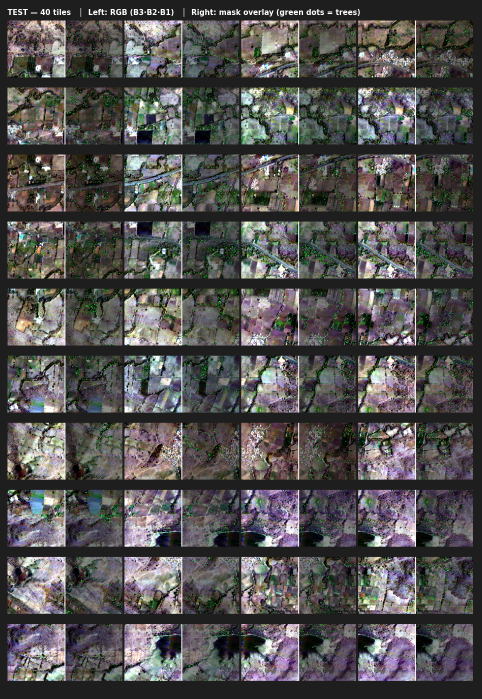
#> input picture images/grid_test.png, 964 x 1397 px (shown at 1/2 size); its folder holds only this picture in this run
$ python -i utils.py   (imports and definitions only)
#> lines starting #> are read from the running program, lines starting #| are printed output that depends on the picture; after the words box and inside, x2 and y2 are one past the last pixel; in counts of white or black regions, pixels touching at a corner belong together
import os
import random
import numpy as np
import rasterio
import matplotlib.pyplot as plt
from skimage import morphology, feature, segmentation
from skimage import filters
from scipy import ndimage as ndi
import torch
from torch.utils.data import Dataset, DataLoader

# [137 lines left out: functions normalize, get_rand_patch, get_patches, load_data, masks_to_weighted_target, not called in this run]

class PatchDataset(Dataset):
    """
    Torch Dataset that samples random patches on-the-fly.

    Parameters
    ----------
    x_dict : dict {id -> ndarray (H, W, n_channels)}  normalised images
    y_dict : dict {id -> ndarray (H, W, n_classes)}   binary masks [0, 1]
    n_patches : total number of patches to serve per epoch
    sz        : patch size (square)
    channel   : int or 'all'  – which mask channel(s) to use
    weighted  : if True, stack uniform weight maps → y shape (2*C, H, W)
                so it can be fed directly into losses.weighted_binary_crossentropy
    """

    # [17 lines left out: functions __init__, _resample, not called in this run]

    def __len__(self):
        return self.n_patches

    # [43 lines left out: functions __getitem__, make_dataloaders, plot_train_data, not called in this run]

# helpers used by post_processing

def Gaussian_filter(image, sigma=1):
    return filters.gaussian(np.copy(image), sigma=sigma)

def Find_threshold_otsu(image):
    return filters.threshold_otsu(image)

def Binary(image, threshold, max_value=1):
    img = np.copy(image).astype(np.float32)
    return (img > threshold).astype(np.float32) * max_value

def post_processing(img, min_tree_size=20, min_distance=8):
    """
    Convert a raw UNet probability map into individual tree instances.
    binary_mask      : 2-D uint8 – clean binary foreground mask
    n_trees          : int – number of individual trees detected
    instance_labels  : 2-D int – each tree has a unique integer label (0 = bg)
    """
    # 1. Smooth + threshold
    blur       = Gaussian_filter(img, sigma=1)
    t          = Find_threshold_otsu(blur)
    binary_mask = Binary(blur, t).astype(np.uint8)

    # 2. Remove small noise blobs
    binary_mask = morphology.remove_small_objects(
        binary_mask.astype(bool), min_size=min_tree_size
    ).astype(np.uint8)

    # 3. Distance transform — peaks = tree centres
    dist   = ndi.distance_transform_edt(binary_mask)

    # 4. Find local peaks (one per tree)
    coords = feature.peak_local_max(
        dist,
        min_distance=min_distance,
        labels=binary_mask,
    )
    peak_mask = np.zeros(dist.shape, dtype=bool)
    peak_mask[tuple(coords.T)] = True
    markers, _ = ndi.label(peak_mask)

    # 5. Watershed — splits touching canopies using the distance map as terrain
    instance_labels = segmentation.watershed(-dist, markers, mask=binary_mask)

    # 6. Count unique trees (exclude background label 0)
    n_trees = len(np.unique(instance_labels)) - 1

    return binary_mask, n_trees, instance_labels

# [14 lines left out: function count_trees, not called in this run]

>>> import cv2
>>> picture = cv2.imread('images/grid_test.png', cv2.IMREAD_GRAYSCALE)
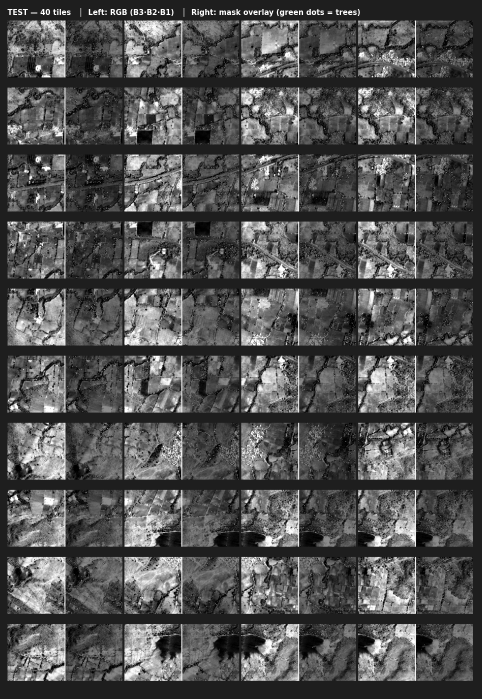
#> picture: shape (1397, 964) (shown at 1/2 size); min 0, max 255, mean 81.2
>>> result = post_processing(picture)
#> in post_processing, `t          = Find_threshold_otsu(blur)`: t = 0.381
#> in Binary, `return (img > threshold).astype(np.float32) * max_value`:
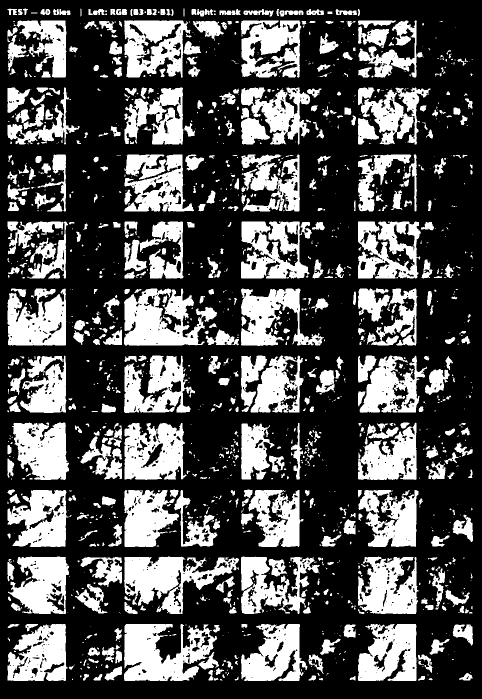
#> returned value: shape (1397, 964) float32 (shown at 1/2 size); values 0 (black) and 1 (white), 32% white; 1494 white regions (922 under 20 px), largest, box (x1, y1, x2, y2) and area: (248, 1248, 434, 1362) 13380, (248, 1113, 478, 1228) 12638, (248, 577, 434, 692) 12579
#> in post_processing, `binary_mask = morphology.remove_small_objects( binary_mask.astype(bool..`:
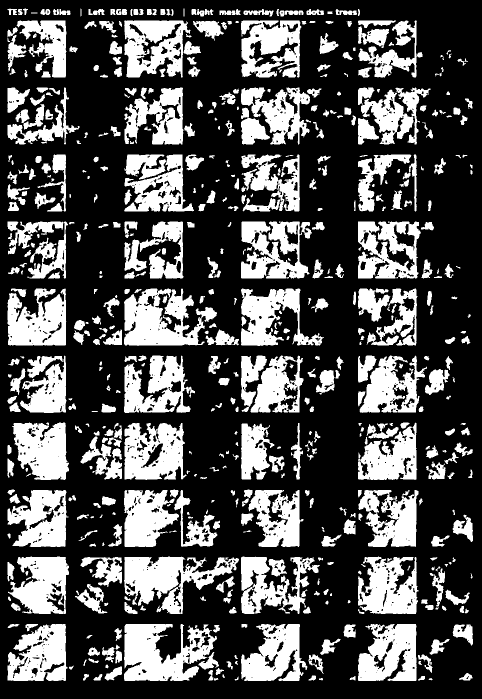
#> binary_mask: shape (1397, 964) (shown at 1/2 size); values 0 (black) and 1 (white), 31.6% white; 572 white regions, largest, box (x1, y1, x2, y2) and area: (248, 1248, 434, 1362) 13375, (248, 1113, 478, 1228) 12634, (248, 577, 434, 692) 12561
#> in post_processing, `dist   = ndi.distance_transform_edt(binary_mask)`:
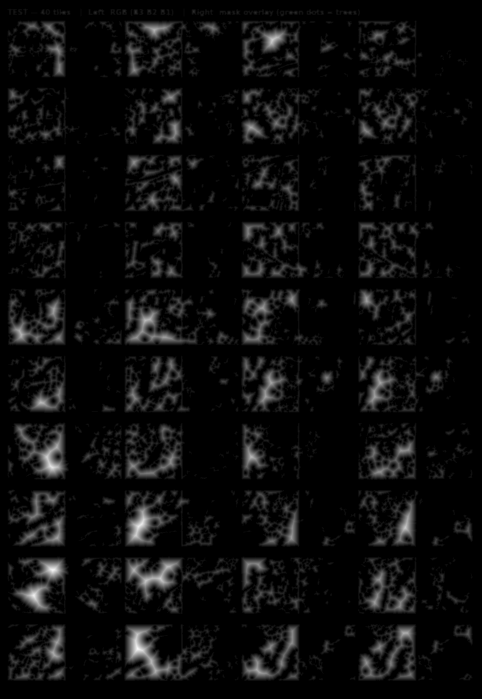
#> dist: shape (1397, 964) float64 (shown at 1/2 size); min 0, max 26.87, mean 1.3; drawn with min black and max white
#> in post_processing, `coords = feature.peak_local_max( dist, min_distance=min_distance, labe..`: coords = 1386 pairs, first value 17 to 1358, second value 17 to 943
#> in post_processing, `instance_labels = segmentation.watershed(-dist, markers, mask=binary_m..`:
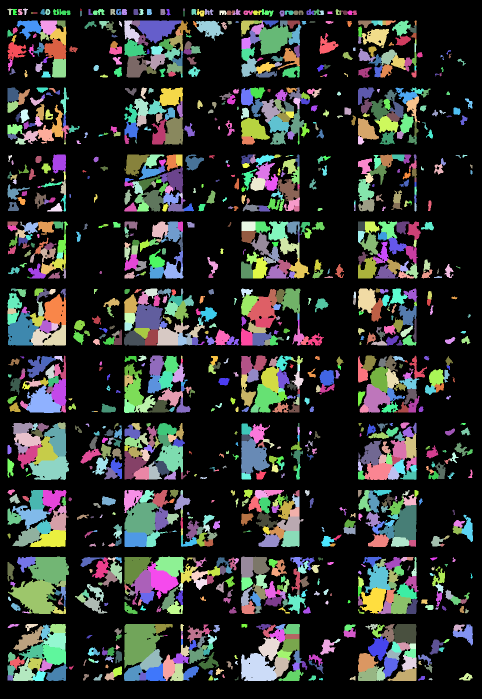
#> instance_labels: shape (1397, 964) int32 (shown at 1/2 size); 1387 distinct labels, from 0 to 1386; one colour per label, 0 black
#> in post_processing, `n_trees = len(np.unique(instance_labels)) - 1`: n_trees = 1386

$ run again, on images/pred on test.png
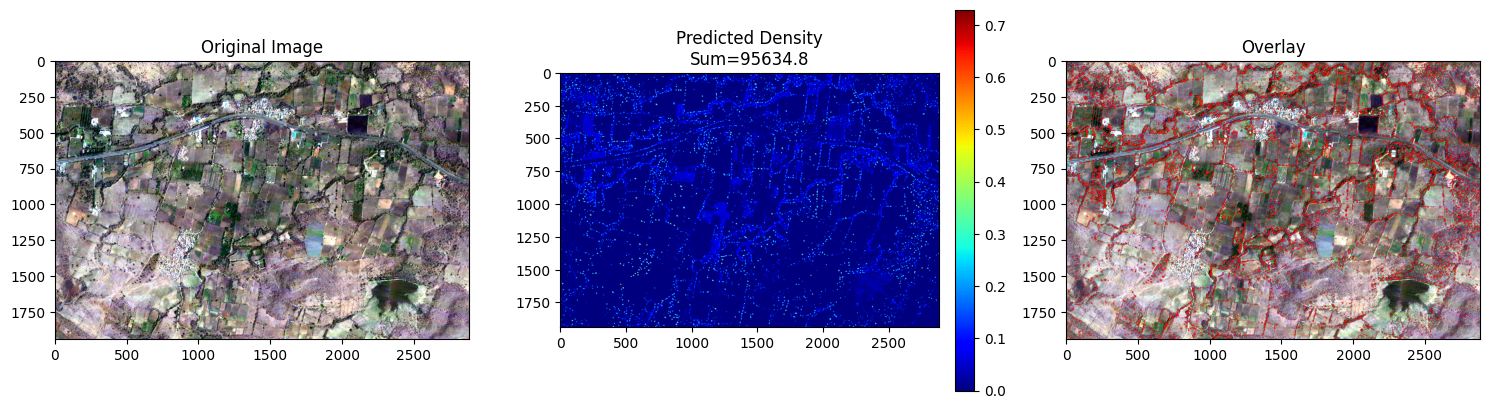
#> input picture images/pred on test.png, 1489 x 409 px
#> t = 0.625
#> in Binary, `return (img > threshold).astype(np.float32) * max_value`:
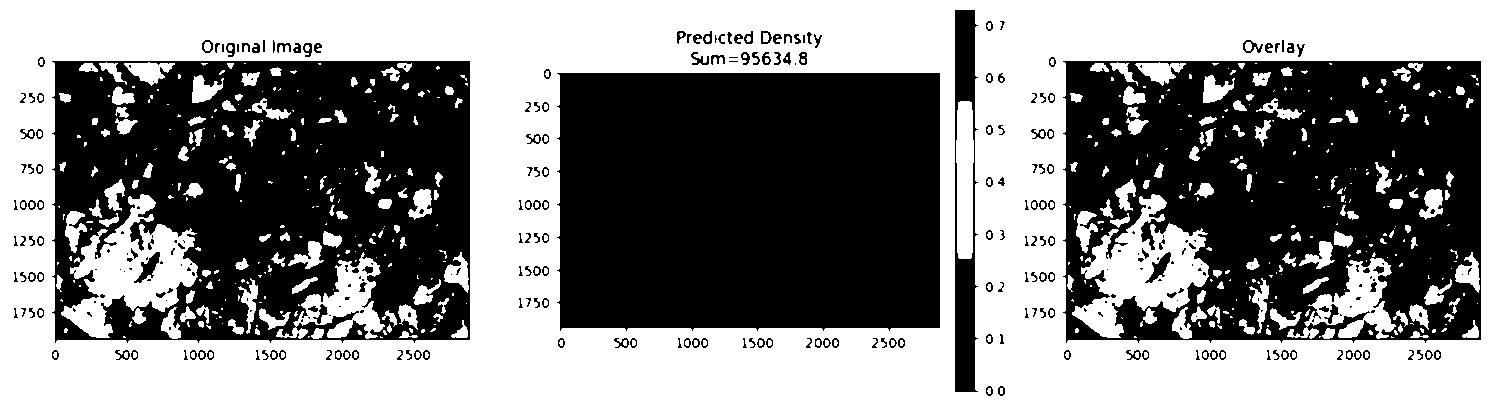
#> returned value: shape (409, 1489) float32; values 0 (black) and 1 (white), 52.2% white; 320 black regions (131 under 20 px), largest, box (x1, y1, x2, y2) and area: (557, 73, 940, 331) 96968, (52, 61, 470, 343) 89992, (1063, 61, 1481, 343) 89792
#> coords = 564 pairs, first value 8 to 400, second value 8 to 1480
#> in post_processing, `instance_labels = segmentation.watershed(-dist, markers, mask=binary_m..`:
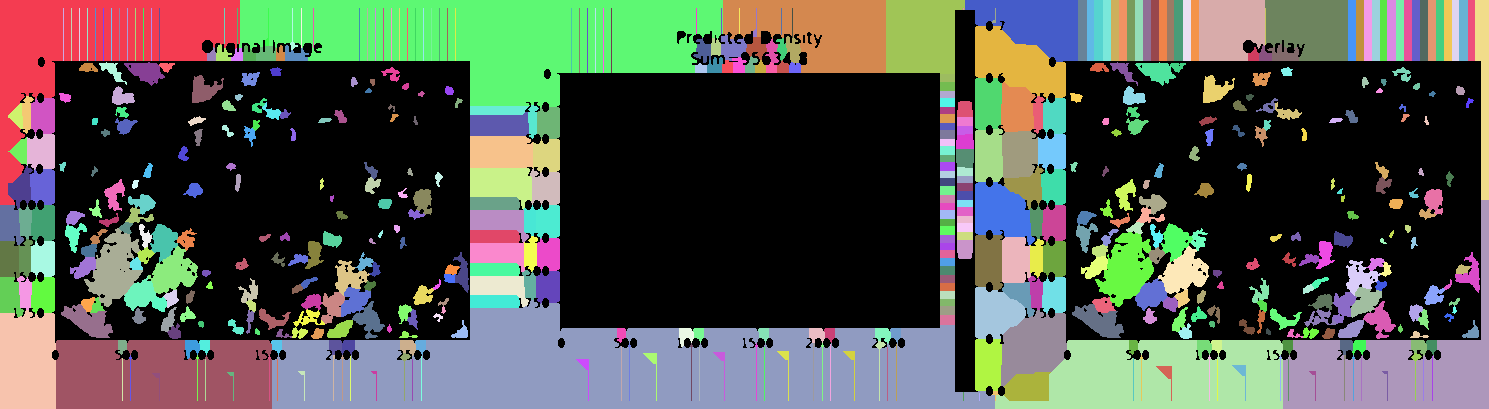
#> instance_labels: shape (409, 1489) int32; 565 distinct labels, from 0 to 564; one colour per label, 0 black
#> n_trees = 564

$ run again, on images/pred.png
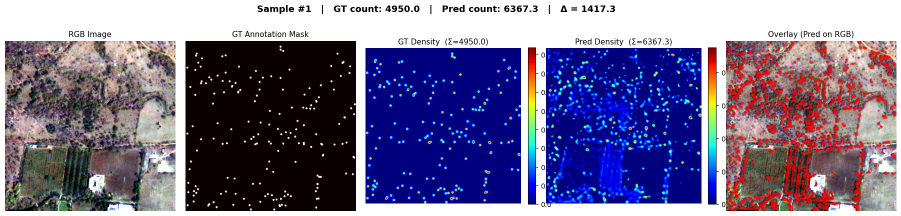
#> input picture images/pred.png, 1802 x 432 px (shown at 1/2 size)
#> t = 0.519
#> in Binary, `return (img > threshold).astype(np.float32) * max_value`:
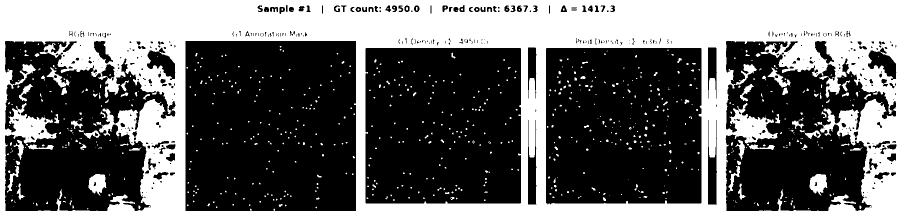
#> returned value: shape (432, 1802) float32 (shown at 1/2 size); values 0 (black) and 1 (white), 40.7% white; 768 white regions (649 under 20 px), largest, box (x1, y1, x2, y2) and area: (0, 0, 1802, 432) 300769, (177, 348, 213, 391) 1041, (1619, 348, 1655, 391) 1041
#> coords = 767 pairs, first value 8 to 423, second value 8 to 1793
#> in post_processing, `instance_labels = segmentation.watershed(-dist, markers, mask=binary_m..`:
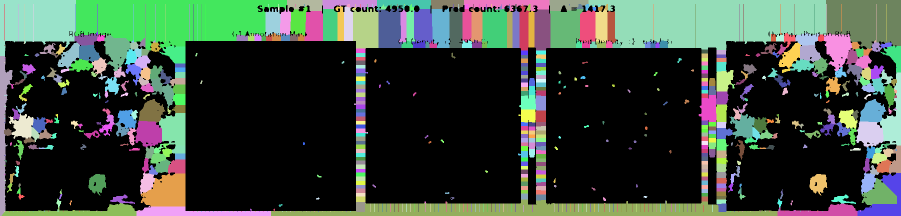
#> instance_labels: shape (432, 1802) int32 (shown at 1/2 size); 768 distinct labels, from 0 to 767; one colour per label, 0 black
#> n_trees = 767
